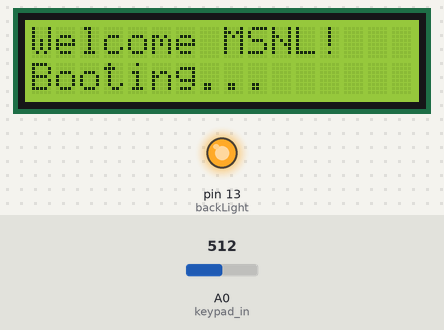
Recording of a sketch running on a simulated Arduino Uno, built with avr-gcc and run on an emulated ATmega328P. On the bench: 16×2 character LCD, output pins drawn as LEDs (lit = HIGH). The test bench sets the inputs (shaded band); at power-on: A0 (keypad_in) = 512. What the sketch prints to the serial monitor is not drawn.

Above: at 0.1 s.
At 1.1 s:
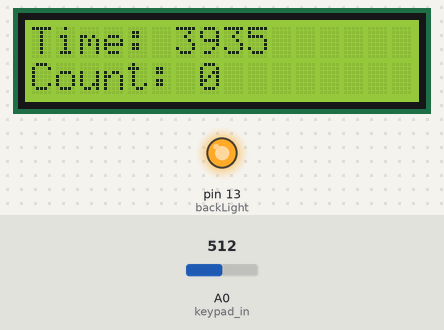

The sketch:

Keypad.ino
```cpp
/*
 * Read a temperature sensor and light sensor and transmit that data via ZigBee
 * to another unit with an LCD screen
 */

#include <LiquidCrystal.h>


// Analog Pin
int keypad_in = 0;

/*
int ledPin = 13;
int temp_pin = 1;
float g_temp_C = 0;
*/

// rs (LCD pin 4) to Arduino pin 12
// rw (LCD pin 5) to Arduino pin 11
// enable (LCD pin 6) to Arduino pin 10
// LCD pin 15 to Arduino pin 13
// LCD pins d4, d5, d6, d7 to Arduino pins 5, 4, 3, 2
LiquidCrystal lcd(12, 11, 10, 5, 4, 3, 2);

int backLight = 13;

void setup()
{
	// Open serial communications and wait for port to open:
	Serial.begin(9600);

	pinMode(backLight, OUTPUT);
	digitalWrite(backLight, HIGH);
	lcd.begin(16,2);
	lcd.clear();
	lcd.setCursor(0,0);
	lcd.print("Welcome MSNL!");
	lcd.setCursor(0,1);
	lcd.print("Booting...");
	delay(1000);
	lcd.clear();
	lcd.setCursor(0,0);
	lcd.print("Time: ");
	lcd.setCursor(0,1);
	lcd.print("Count: 0");
}

/*
 * Each value must be repeated for 3 cycles to be registered as "good"
 */
int key_read1 = -1;
int key_read2 = -1;
int pressed_key = -1;

/*
 * This function could be cleaned up quite a bit but it works.
 */
int read_keypad()
{
	int key;
	float key_value;
	key_value = analogRead(keypad_in);

	if (key_value < 965) {
		if (pressed_key >= 0)
			return -1;

		if (930 < key_value && key_value < 950) {
			key = 3;
			//Serial.print("   3");
		} else if (850 < key_value && key_value < 870) {
			key = 6;
			//Serial.print("   6");
		} else if (775 < key_value && key_value < 795) {
			key = 9;
			//Serial.print("   9");
		} else if (690 < key_value && key_value < 730) {
			key = 11;
			//Serial.print("   #");
		} else if (610 < key_value && key_value < 650) {
			key = 2;
			//Serial.print("   2");
		} else if (540 < key_value && key_value < 580) {
			key = 5;
			//Serial.print("   5");
		} else if (455 < key_value && key_value < 495) {
			key = 8;
			//Serial.print("   8");
		} else if (375 < key_value && key_value < 415) {
			key = 0;
			//Serial.print("   0");
		} else if (285 < key_value && key_value < 325) {
			key = 1;
			//Serial.print("   1");
		} else if (190 < key_value && key_value < 230) {
			key = 4;
			//Serial.print("   4");
		} else if ( 90 < key_value && key_value <  130) {
			key = 7;
			//Serial.print("   7");
		} else if ( 0 <= key_value && key_value <  30) {
			key = 10;
			//Serial.print("   *");
		}

		//Serial.print("   (");
		//Serial.print(key_value);
		//Serial.print(")\n");

		if (key_read1 == -1) {
			key_read1 = key;
		} else if (key_read1 == key && key_read2 == -1) {
			key_read2 = key;
		} else if (key_read1 == key_read2 && key_read2 == key) {
			pressed_key = key;
			key_read1 = -1;
			key_read2 = -1;
			return key;
		} else {
			key_read1 = -1;
			key_read2 = -1;
		}
	} else {
		pressed_key = -1;
	}
	return -1;
}

int cursor_pos = 0;
void enter_time(int key)
{
	int pos = (cursor_pos & 0x1) + 6;
	lcd.setCursor(pos,0);
	lcd.print(key);
	cursor_pos++;
}

void loop()
{
	int key = read_keypad();
	if (key >= 0) {
		if (key == 10) {
			Serial.print("*");
			lcd.print("*");
		} else if (key == 11) {
			Serial.print("#");
			lcd.print("#");
		} else {
			Serial.print(key);
			enter_time(key);
		}
	}
}
```
